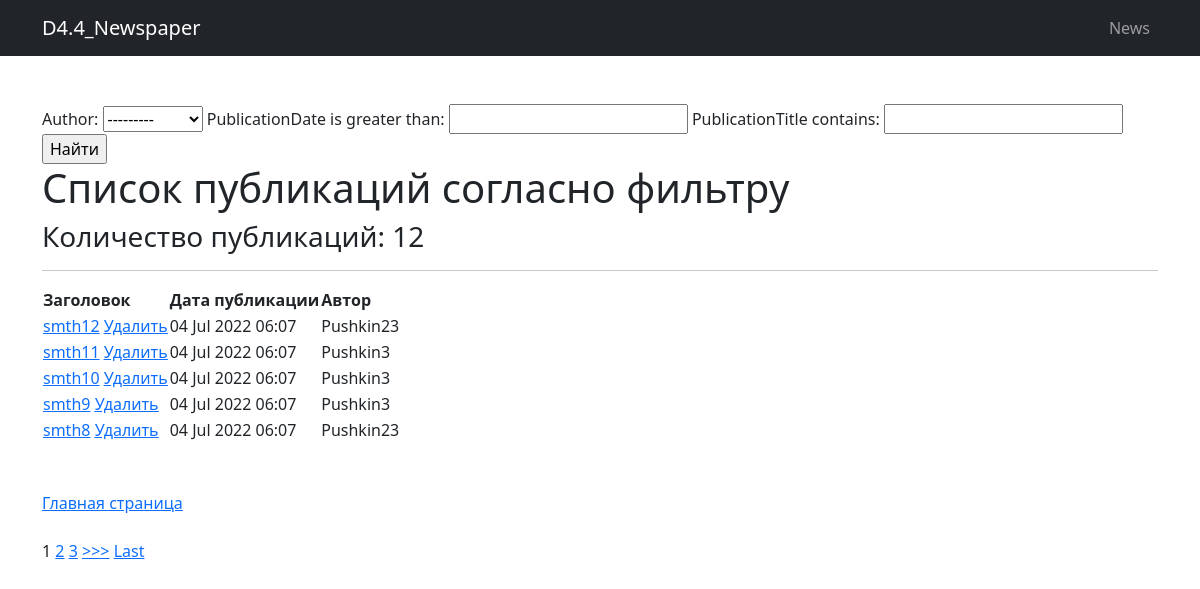
Page /news/search/ on the earlier database version.
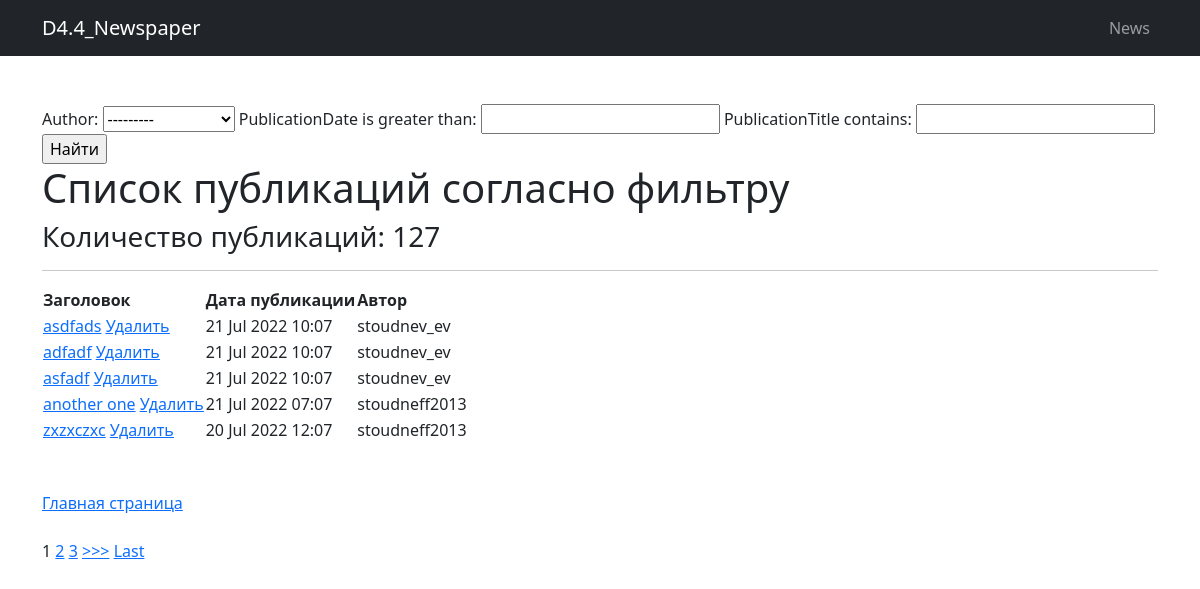
Same page on the later database version.
### news/models.py (models this page shows, shortened)
class Post(models.Model):
    article = 'AR'
    newsItem = 'NI'
    PUBLICATION_TYPES = [
        (article, 'Статья'),
        (newsItem, 'Новость'),
    ]
    author = models.ForeignKey(Author, on_delete = models.CASCADE)
    publicationType = models.CharField(max_length = 2, choices = PUBLICATION_TYPES, default = article)
    publicationDate = models.DateTimeField(auto_now_add = True)
    publicationTitle = models.CharField(max_length = 255)
    publicationText = models.TextField()
    publicationRanking = models.IntegerField(default = 0)
    postCategory = models.ManyToManyField(Category, through = 'PostCategory')

class Author(models.Model):
    authorUser = models.OneToOneField(User, on_delete = models.CASCADE)
    authorRanking = models.IntegerField(default = 0)
    def __str__(self):
        return f'{self.authorUser.username}'

### news/views.py (the view)
# urls.py: path('search/', PostListSearch.as_view(), name='post_search'),
class PostListSearch(ListView):
    model = Post
    template_name = 'news_search.html'
    context_object_name = 'news_search'
    queryset = Post.objects.filter(publicationType='NI').order_by('-publicationDate')
    paginate_by = 5
    def get_filter(self):
        return PostFilter(self.request.GET, queryset=super().get_queryset())
    def get_queryset(self):
        return self.get_filter().qs
    def get_context_data(self, *args, **kwargs):
        return {**super().get_context_data(*args, **kwargs), 'filter':self.get_filter()}

### news/templatetags/custom_filters.py (called while the page is built)
@register.filter(name='Censor')
def Censor(input_text):
    bad_words = ['практически', 'научились']
    if isinstance(input_text, str):
        a = input_text.split()
        for i in a:
            if i in bad_words:
                a.remove(i)
        return ' '.join(a)
    else:
        raise ValueError(f'{input_text} не является строкой или текстом')

@register.filter(name='update_page')
def update_page(full_path:str, page:int):
    try:
        params_list = full_path.split('?')[1].split('&')
        params = dict([tuple(str(param).split('=')) for param in params_list])
        params.update({'page': page})
        link = ''
        for key, value in params.items():
            link += (f"{key}={value}&")
        return link[:-1]
    except:
        return f"page={page}"

### templates/news_search.html (shortened to what this page needs)
{% extends 'default.html' %}
{% load custom_filters %}
{% block content %}
<form method="GET">
    {{ filter.form }}
    <input type="submit" value="Найти">
</form>
    <h1>Список публикаций согласно фильтру</h1>
    <h3>Количество публикаций: {{ filter.qs|length }}</h3>
    <hr>
    {% if news_search %}
    <table>
        <thead>
            <th>
                Заголовок
            </th>
            <th>
                Дата публикации
            </th>
            <th>
                Автор
            </th>
        </thead>
    {% for ni in news_search %}
        <tr>
            <td>
                <a href="{% url 'post_detail' ni.id %}">{{ ni.publicationTitle|Censor }}</a>
                <a href="{% url 'post_delete' ni.id %}"><u> Удалить</u></a>
            </td>
            <td>
                {{ ni.publicationDate|date:'d M Y h:m' }}
            </td>
            <td>
                {{ ni.author }}
            </td>
        </tr>
    {% endfor %}
    </table>
    {% else %}
    <h2>Публикаций нет!</h2>
    {% endif %}
<br>
<br>
<a href="{% url 'main' %}">Главная страница</a>
<br>
<br>
    {% if is_paginated %}
    {% for num in page_obj.paginator.page_range %}
        {% if page_obj.number == num %}
            <a>{{ num }}</a>
        {% elif num > page_obj.number|add:'-3' and num < page_obj.number|add:'3' %}
            <a href="?{{ request.get_full_path|update_page:num }}">{{ num }}</a>
        {% endif %}
    {% endfor %}
    {% if page_obj.has_next %}
        <a href="?{{ request.get_full_path|update_page:page_obj.next_page_number }}">>>></a>
        <a href="?{{ request.get_full_path|update_page:page_obj.paginator.num_pages }}">Last</a>
    {% endif %}
{% endif %}
{% endblock content %}

### templates/default.html (shortened to what this page needs)
{% load static %}
<!DOCTYPE html>
<html lang="en">
    <head>
        <link href="{% static 'css/styles.css' %}" rel="stylesheet" />
    </head>
    <body>
        <nav class="navbar navbar-expand-lg navbar-dark bg-dark">
            <div class="container">
                <a class="navbar-brand" href="#">D4.4_Newspaper</a>
                <div class="collapse navbar-collapse" id="navbarSupportedContent">
                    <ul class="navbar-nav ms-auto mb-2 mb-lg-0">
                        <li class="nav-item"><a class="nav-link" href="/news/">News</a></li>
                    </ul>
                </div>
            </div>
        </nav>
        <div class="container">
            <div class="text-center mt-5">
                {% block content %}
                {% endblock content %}
            </div>
        </div>
    </body>
</html>

Differences in the rows shown:
no longer on this page (row edited): Post: publicationTitle|Censor "smth12", publicationDate "04 Jul 2022 06:07", author "Pushkin23"
no longer on this page (row edited): Post: publicationTitle|Censor "smth11", publicationDate "04 Jul 2022 06:07", author "Pushkin3"
no longer on this page (row edited): Post: publicationTitle|Censor "smth10", publicationDate "04 Jul 2022 06:07", author "Pushkin3"
no longer on this page (row edited): Post: publicationTitle|Censor "smth9", publicationDate "04 Jul 2022 06:07", author "Pushkin3"
no longer on this page (row edited): Post: publicationTitle|Censor "smth8", publicationDate "04 Jul 2022 06:07", author "Pushkin23"
added Post: publicationTitle|Censor "asdfads", publicationDate "21 Jul 2022 10:07", author "stoudnev_ev"
added Post: publicationTitle|Censor "adfadf", publicationDate "21 Jul 2022 10:07", author "stoudnev_ev"
added Post: publicationTitle|Censor "asfadf", publicationDate "21 Jul 2022 10:07", author "stoudnev_ev"
added Post: publicationTitle|Censor "another one", publicationDate "21 Jul 2022 07:07", author "stoudneff2013"
added Post: publicationTitle|Censor "zxzxczxc", publicationDate "20 Jul 2022 12:07", author "stoudneff2013"
Other differences:
{{ filter.qs|length }}: "12" → "127"
